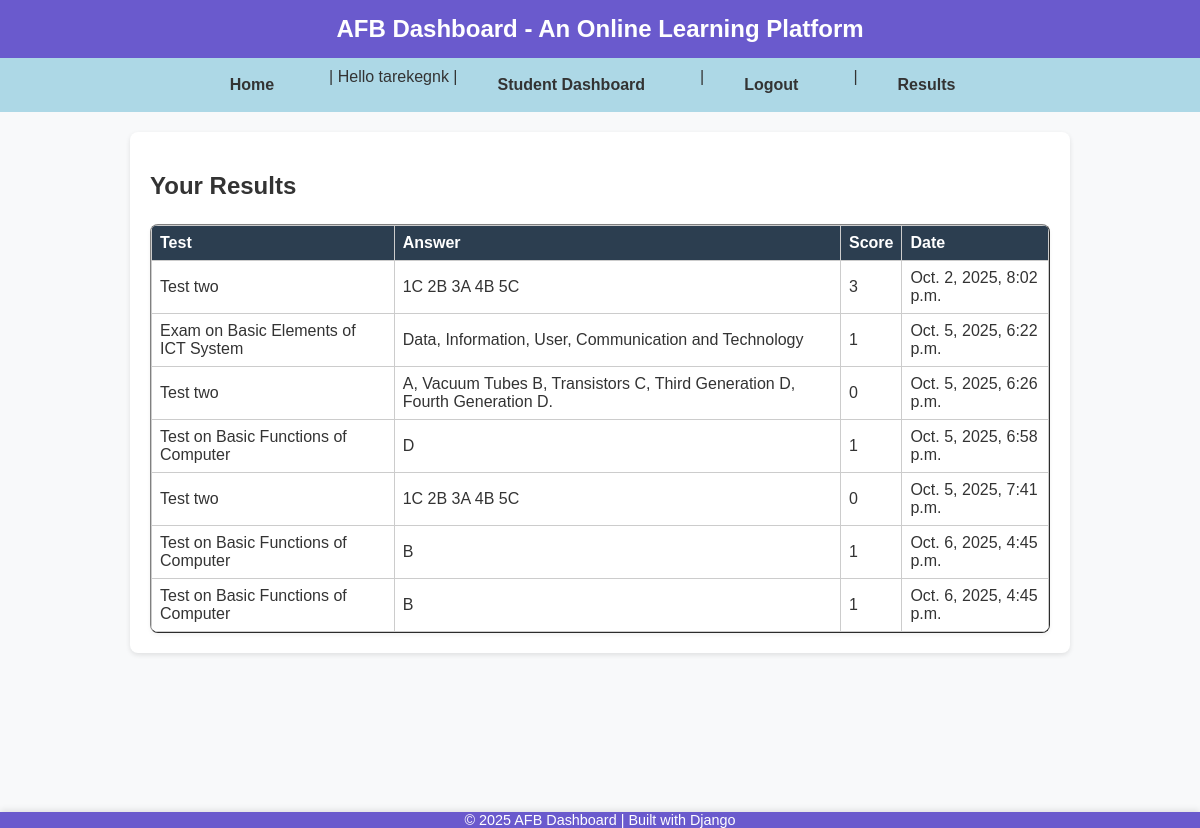
Screenshot of /assessments/results/ (signed in) with the database file from the repository.
### assessments/models.py (models this page shows, shortened)
class Submission(models.Model):
    test = models.ForeignKey(Test, on_delete=models.CASCADE)
    student = models.ForeignKey(User, on_delete=models.CASCADE)
    answer = models.CharField(max_length=200)
    score = models.IntegerField(null=True, blank=True)
    submitted_at = models.DateTimeField(auto_now_add=True)

class Test(models.Model):
    lesson = models.ForeignKey(Lesson, on_delete=models.CASCADE, related_name='tests')
    title = models.CharField(max_length=200)
    question = models.TextField()
    correct_answer = models.CharField(max_length=200)

### assessments/views.py (the view)
# urls.py: path('results/', views.results, name='results'),
@login_required
def results(request):
    if request.user.profile.role == 'teacher':
        submissions = Submission.objects.filter(test__lesson__course__teacher=request.user)
    else:
        submissions = Submission.objects.filter(student=request.user)
    return render(request, 'assessments/results.html', {'submissions': submissions})

### assessments/templates/assessments/results.html
{% extends "base.html" %}
{% block content %}
<h2>Your Results</h2>
<table border="1" cellpadding="6">
  <thead><tr><th>Test</th><th>Answer</th><th>Score</th><th>Date</th></tr></thead>
  <tbody>
    {% for s in submissions %}
      <tr>
        <td>{{ s.test.title }}</td>
        <td>{{ s.answer }}</td>
        <td>{{ s.score }}</td>
        <td>{{ s.submitted_at }}</td>
      </tr>
    {% empty %}
      <tr><td colspan="4">No submissions yet.</td></tr>
    {% endfor %}
  </tbody>
</table>
{% endblock %}

### templates/base.html (shortened to what this page needs)
{% load static %}
<!DOCTYPE html>
<html lang="en">
<head>
    <link rel="stylesheet" href="{% static 'css/base.css' %}">
</head>
<body>
    <header>
        AFB Dashboard - An Online Learning Platform
    </header>
    <nav>
        <a href="{% url 'courses:home' %}">Home</a> |
        {% if user.is_authenticated %}
            Hello {{ user.username }} |
            {% if user.profile.role == 'teacher' %}
                <a href="{% url 'courses:teacher_dashboard' %}">Teacher Dashboard</a> |
            {% elif user.profile.role == 'student' %}
                <a href="{% url 'courses:student_dashboard' %}">Student Dashboard</a> |
            {% endif %}
            <a href="{% url 'accounts:logout' %}">Logout</a> |
            <a href="{% url 'assessments:results' %}">Results</a>
        {% else %}
            <a href="{% url 'accounts:login' %}">Login</a> |
            <a href="{% url 'accounts:register' %}">Register</a>
        {% endif %}
    </nav>
    <main>
        <div class="container">
            {% block content %}{% endblock %}
        </div>
    </main>
    <footer>
        © 2025 AFB Dashboard | Built with Django
    </footer>
</body>
</html>

### static/css/base.css (style rules this page uses)
body { margin: 0; padding: 0; min-height: 100vh; display: flex; flex-direction: column; font-family: "Poppins", sans-serif; background-color: #f4f6f9; color: #333; overflow-x: hidden; }
header { background-color: #2c3e50; color: #fff; padding: 1rem 2rem; text-align: center; font-size: 1.5rem; font-weight: 600; box-shadow: 0 2px 6px rgba(0, 0, 0, 0.1); }
nav { background-color: #34495e; display: flex; justify-content: center; gap: 1.5rem; padding: 0.8rem; flex-wrap: wrap; }
nav a { color: #fff; text-decoration: none; font-weight: 500; padding: 0.5rem 1rem; border-radius: 6px; transition: background 0.3s ease; }
main { flex: 1; padding: 2rem; overflow-y: auto; background-color: #f8f9fa; min-height: calc(100vh - 140px); }
table { width: 100%; border-collapse: collapse; margin-top: 1.5rem; background: #fff; border-radius: 8px; overflow: hidden; box-shadow: 0 2px 4px rgba(0,0,0,0.05); }
th, td { padding: 0.9rem 1rem; text-align: left; border-bottom: 1px solid #e0e0e0; }
th { background-color: #2c3e50; color: #fff; }
footer { background-color: #2c3e50; color: #fff; text-align: center; padding: 1rem; font-size: 0.9rem; flex-shrink: 0; position: relative; bottom: 0; width: 100%; z-index: 10; box-shadow: 0 -2px 6px rgba(0,0,0,0.1); }
html, body { height: 100%; }

### templates/base.html (style rules this page uses)
body { font-family: Arial, sans-serif; margin: 0; background-color: #f0f8ff; color: #333; display: flex; flex-direction: column; min-height: 100vh; }
header { background-color: #6a5acd; color: white; padding: 15px 20px; font-size: 24px; font-weight: bold; }
nav { background-color: #add8e6; padding: 10px 20px; }
nav a { margin-right: 15px; text-decoration: none; color: #333; font-weight: bold; }
main { flex: 1 0 auto; padding: 20px; }
.container { max-width: 900px; margin: 0 auto; padding: 20px; background-color: white; border-radius: 8px; box-shadow: 0 2px 5px rgba(0,0,0,0.1); }
footer { text-align: center; padding: 0; background-color: #6a5acd; color: white; flex-shrink: 0; }
table { width: 100%; border-collapse: collapse; overflow-x: auto; display: block; }
table th, table td { border: 1px solid #ccc; padding: 8px; text-align: left; }

### rows the page displays
Submission: test "Test two", answer "1C 2B 3A 4B 5C", score "3", submitted_at "Oct. 2, 2025, 8:02 p.m."
Submission: test "Exam on Basic Elements of ICT System", answer "Data, Information, User, Communication and Technology", score "1", submitted_at "Oct. 5, 2025, 6:22 p.m."
Submission: test "Test two", answer "A, Vacuum Tubes B, Transistors C, Third Generation D, Fourth Generation D.", score "0", submitted_at "Oct. 5, 2025, 6:26 p.m."
Submission: test "Test on Basic Functions of Computer", answer "D", score "1", submitted_at "Oct. 5, 2025, 6:58 p.m."
Submission: test "Test two", answer "1C 2B 3A 4B 5C", score "0", submitted_at "Oct. 5, 2025, 7:41 p.m."
Submission: test "Test on Basic Functions of Computer", answer "B", score "1", submitted_at "Oct. 6, 2025, 4:45 p.m."
Submission: test "Test on Basic Functions of Computer", answer "B", score "1", submitted_at "Oct. 6, 2025, 4:45 p.m."

### other values shown
{{ user.username }} "tarekegnk"
